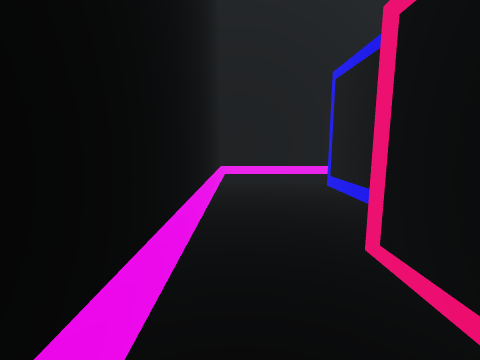
View 1 (above)

19 first-person views from a walk through a scene from a Unity 3-D project. The camera is 1.5 m above the floor, tilts 8° down and sees 90° across. The floor is counted in squares, 1 m on a side. Each view is taken from the middle of a square. On the plan, view 1 faces up. The plan holds only what a view shows up to about 13 squares ahead; the rest is blank. The place goes on beyond the plan. The player is left out.

View 2
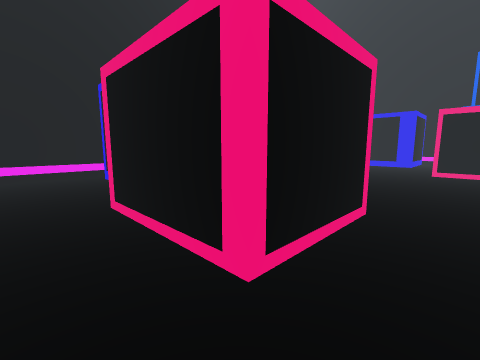

View 3
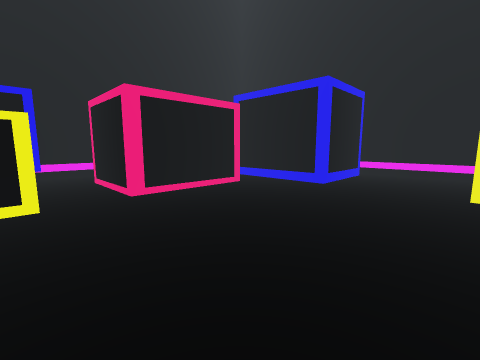

View 4
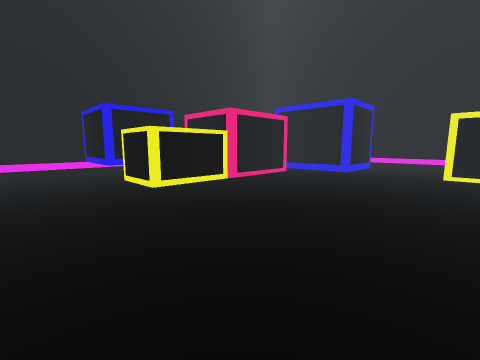

View 5
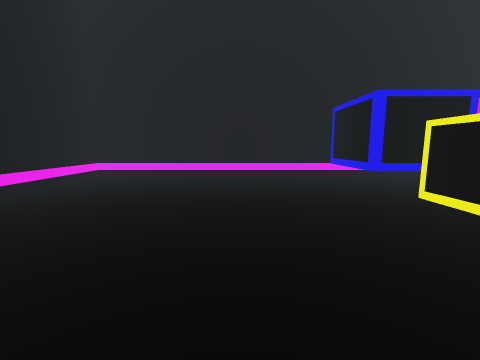

View 6
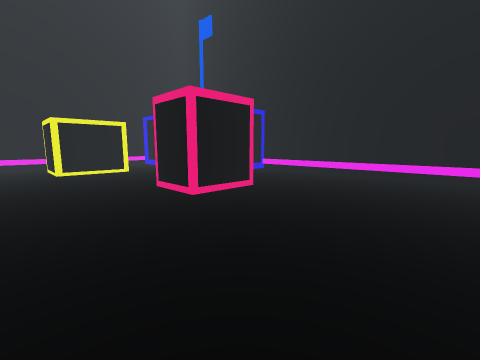

View 7
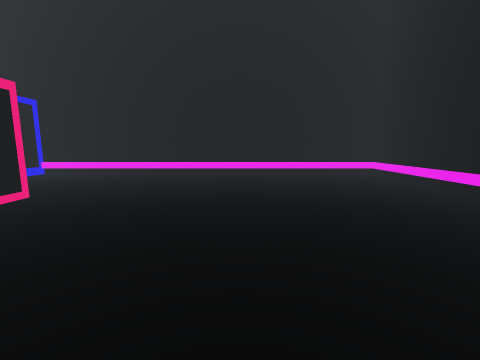

View 8
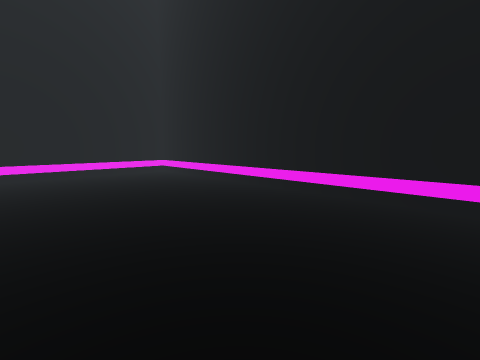

View 9
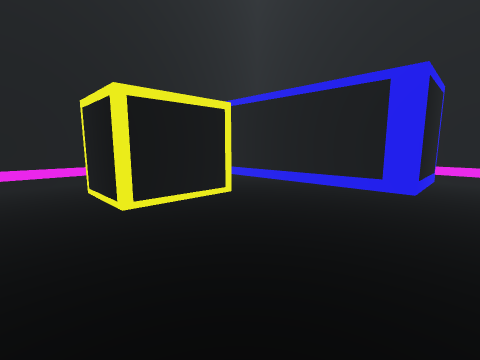

View 10
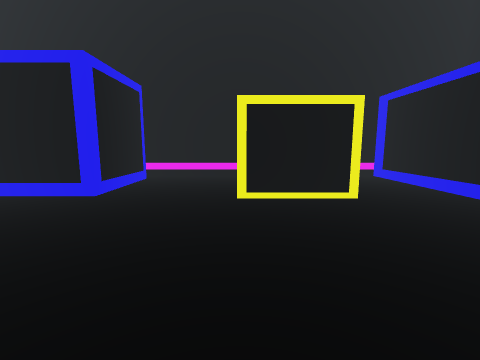

View 11
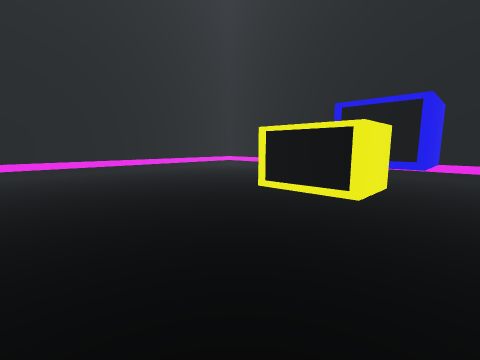

View 12
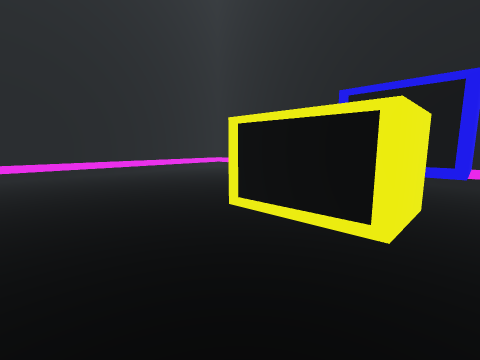

View 13
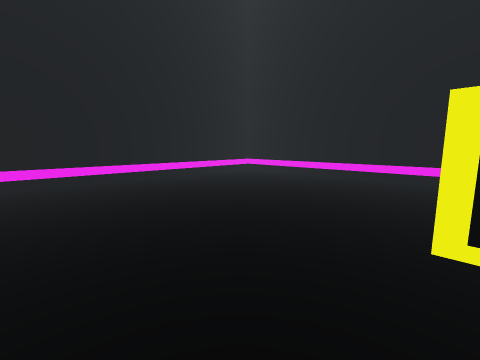

View 14
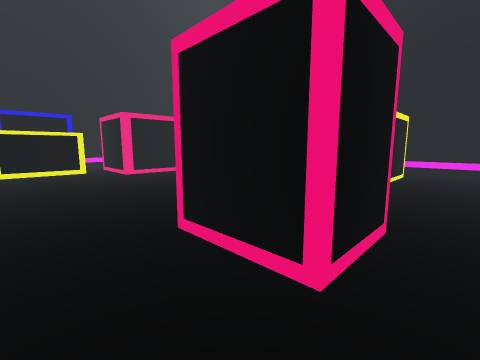

View 15
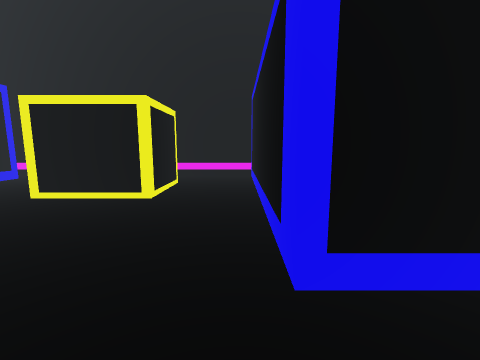

View 16
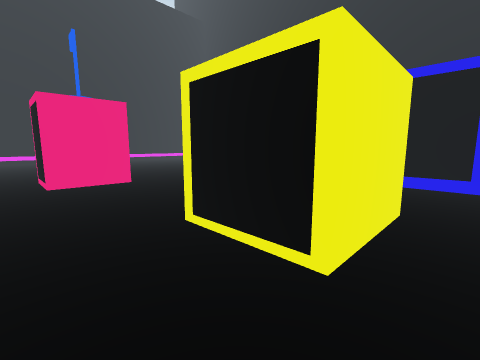

View 17
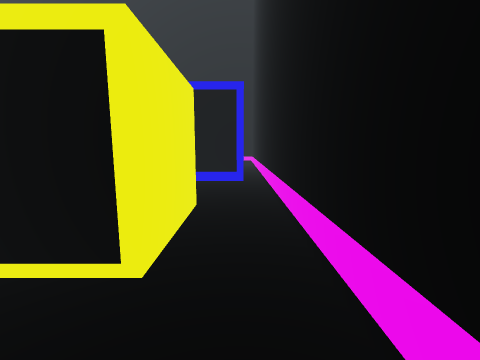

View 18
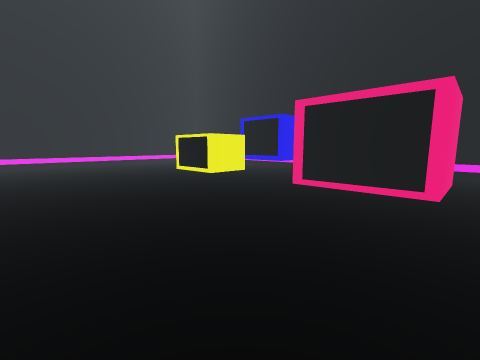

View 19
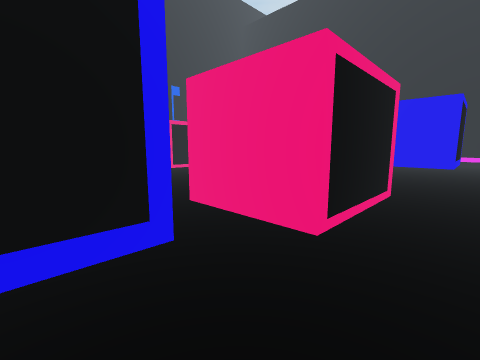

### Floor plan
Key: @ floor where view 1 was taken; # wall or solid block; . floor; = window, fence, low wall or low ledge; O other object.
Columns run from 1 left of view 1 to 24 right of it. Each row starts with its distance up from view 1.
 10 ######################
  9 #...#    O...........#
  8 #...O    #....####...#
  7 #...O    #....#  #...#
  6 #...O     ....# ##...#
  5 #....OOOOO....###O...#
  4 #....................#
  3 #..O####.............#
  2 #..##  #.............#
  1 #..#   #.............#
  0 #@.#   #.............#####
 -1 #..#####.........OO#....=#
 -2 #...............O  O....=#
 -3 #.OOOO..........O  O....=#
 -4 #.O  O.OOO.......OO#....=#
 -5 #.O  O.  O..............=#
 -6 #.OOOO.OOO..............=#
 -7 #.......................=#
 -8 #.......................=#
 -9 #.......................=#
-10 #.......................=#
-11 #.......................=#
-12 #.......................=#
-13 #.......................=#
-14 #.......................=#
-15 #.......................=#
-16 #.......................=#
-17 ##########################

Where each view was taken, in squares from view 1:
view 1: 0 up, 0 right, facing up
view 2: 3 down, 0 right, facing up-right
view 3: 4 down, 13 right, facing up-left
view 4: 9 down, 14 right, facing up-left
view 5: 10 down, 11 right, facing left
view 6: 10 down, 11 right, facing up-right
view 7: 10 down, 11 right, facing right
view 8: 10 down, 10 right, facing down-right
view 9: 1 down, 11 right, facing up-right
view 10: 2 down, 13 right, facing up
view 11: 2 down, 13 right, facing down-left
view 12: 3 down, 11 right, facing down-left
view 13: 6 down, 11 right, facing down-left
view 14: 6 down, 19 right, facing up-left
view 15: 2 down, 19 right, facing up
view 16: 9 up, 19 right, facing down-left
view 17: 9 up, 19 right, facing left
view 18: 4 up, 14 right, facing down-left
view 19: 7 up, 0 right, facing down-right
